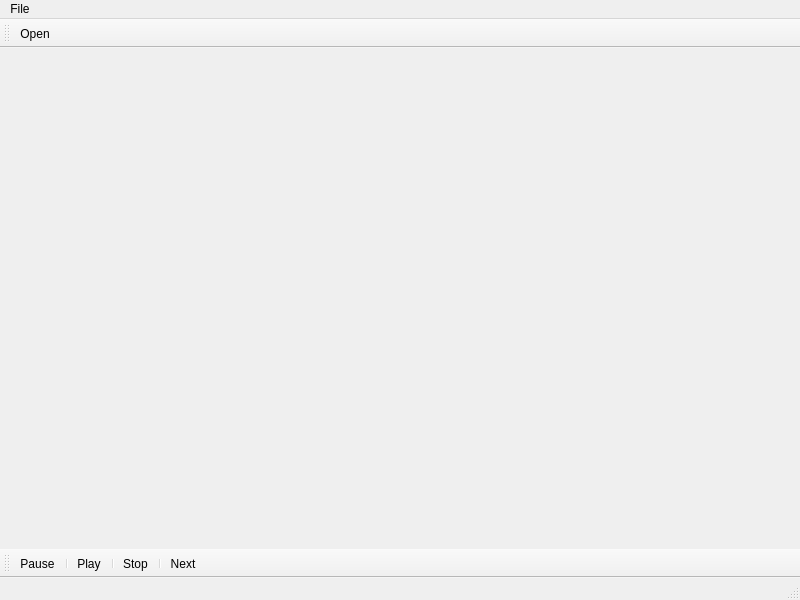
<?xml version="1.0" encoding="UTF-8"?>
<ui version="4.0">
 <class>MainWindow</class>
 <widget class="QMainWindow" name="MainWindow">
  <property name="geometry">
   <rect>
    <x>0</x>
    <y>0</y>
    <width>800</width>
    <height>600</height>
   </rect>
  </property>
  <property name="windowTitle">
   <string>bitch ahh nigga</string>
  </property>
  <widget class="QWidget" name="centralwidget"/>
  <widget class="QMenuBar" name="menubar">
   <property name="geometry">
    <rect>
     <x>0</x>
     <y>0</y>
     <width>800</width>
     <height>25</height>
    </rect>
   </property>
   <widget class="QMenu" name="menuhello">
    <property name="title">
     <string>File</string>
    </property>
    <addaction name="actionOpen"/>
   </widget>
   <addaction name="menuhello"/>
  </widget>
  <widget class="QToolBar" name="toolBar">
   <property name="windowTitle">
    <string>toolBar</string>
   </property>
   <attribute name="toolBarArea">
    <enum>TopToolBarArea</enum>
   </attribute>
   <attribute name="toolBarBreak">
    <bool>false</bool>
   </attribute>
   <addaction name="actionOpen"/>
  </widget>
  <widget class="QToolBar" name="toolBar_2">
   <property name="windowTitle">
    <string>toolBar_2</string>
   </property>
   <attribute name="toolBarArea">
    <enum>BottomToolBarArea</enum>
   </attribute>
   <attribute name="toolBarBreak">
    <bool>false</bool>
   </attribute>
   <addaction name="actionPause"/>
   <addaction name="separator"/>
   <addaction name="actionPlay"/>
   <addaction name="separator"/>
   <addaction name="actionStop"/>
   <addaction name="separator"/>
   <addaction name="actionNext"/>
  </widget>
  <widget class="QStatusBar" name="statusBar"/>
  <action name="actionOpen">
   <property name="icon">
    <iconset resource="resources.qrc">
     <normaloff>:/images/icons/folder.png</normaloff>:/images/icons/folder.png</iconset>
   </property>
   <property name="text">
    <string>Open</string>
   </property>
   <property name="toolTip">
    <string>Open A File</string>
   </property>
   <property name="menuRole">
    <enum>QAction::MenuRole::NoRole</enum>
   </property>
  </action>
  <action name="actionStop">
   <property name="icon">
    <iconset resource="resources.qrc">
     <normaloff>:/images/icons/stop.png</normaloff>:/images/icons/stop.png</iconset>
   </property>
   <property name="text">
    <string>Stop</string>
   </property>
   <property name="menuRole">
    <enum>QAction::MenuRole::NoRole</enum>
   </property>
  </action>
  <action name="actionPlay">
   <property name="icon">
    <iconset resource="resources.qrc">
     <normaloff>:/images/icons/play.png</normaloff>:/images/icons/play.png</iconset>
   </property>
   <property name="text">
    <string>Play</string>
   </property>
   <property name="menuRole">
    <enum>QAction::MenuRole::NoRole</enum>
   </property>
  </action>
  <action name="actionPause">
   <property name="icon">
    <iconset resource="resources.qrc">
     <normaloff>:/images/icons/pause.png</normaloff>:/images/icons/pause.png</iconset>
   </property>
   <property name="text">
    <string>Pause</string>
   </property>
   <property name="menuRole">
    <enum>QAction::MenuRole::NoRole</enum>
   </property>
  </action>
  <action name="actionNext">
   <property name="icon">
    <iconset resource="resources.qrc">
     <normaloff>:/images/icons/next.png</normaloff>:/images/icons/next.png</iconset>
   </property>
   <property name="text">
    <string>Next</string>
   </property>
   <property name="toolTip">
    <string>Next</string>
   </property>
   <property name="menuRole">
    <enum>QAction::MenuRole::NoRole</enum>
   </property>
  </action>
 </widget>
 <resources>
  <include location="resources.qrc"/>
 </resources>
 <connections/>
</ui>
